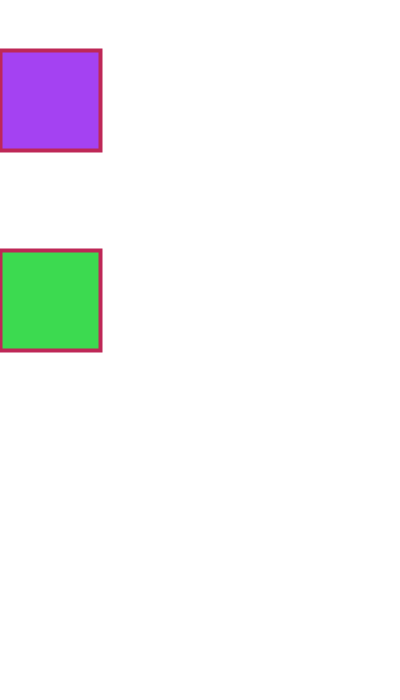
Frame 1 (no input)
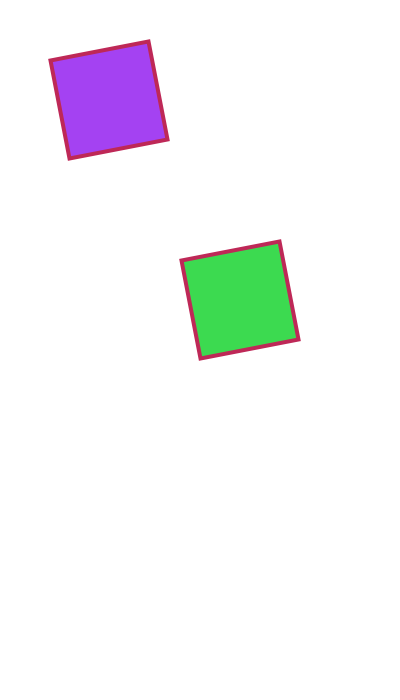
Frame 60 (the mouse pressed at the canvas centre just before this capture)
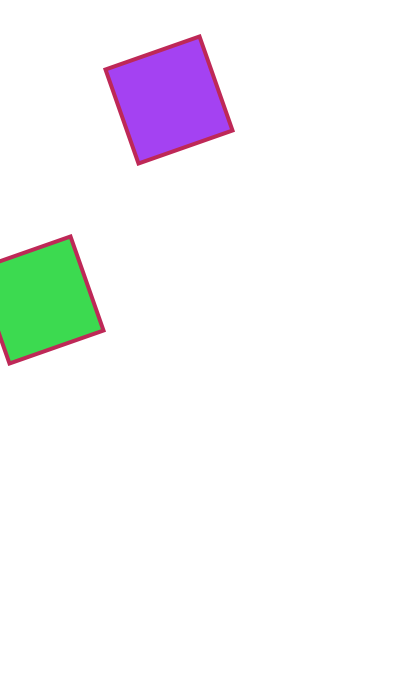
Frame 120 (the mouse held since frame 60 and released just before this capture)

The Processing sketch that drew these frames (run headless with seeded random() and noise(); from frame 60 on, the mouse is pressed at the canvas centre):

// Processing sketch: aula13_g1_ex3
// ── aula13_g1_ex3.pde
//criar uma instancia
Bola bola1, bola2;
void setup() {   
  size(400, 700); 
  //o que é isto da bola1?
  bola1 = new Bola(100,1);
  bola2 = new Bola(300,10);
}
void draw() {
  background(255);
  bola1.desenho();
  bola1.regra();
  bola1.roda();
  bola2.desenho();
  bola2.regra();
  bola2.roda();
}

// ── desenhos.pde
//template
class Bola {
  //dados
  float anda; //variaveis globais dentro da class Bola
  float posicaoY;
  float r,g,b;
  float velocidade;
  float rod;
  //construtor
  Bola(float posY, float mov){
    anda=50;
    posicaoY=posY;
    r = random(255);
    g = random(255);
    b = random(255);
    velocidade = mov;
    rod=0;
  }

  //regras
  void desenho() {
    rectMode(CENTER);
    fill(r, g, b);
    strokeWeight(4);
    stroke(190, 40, 87);
    pushMatrix();
    translate(anda, posicaoY);
    rotate(rod);
    rect(0,0, 100, 100);
    popMatrix();
    rectMode(CORNER);
  }
  void regra() {
    anda=anda+velocidade;
    if ( anda >=400) {
      anda=0;
    }
  }
  void roda(){
    rod=rod+0.05;
  }
}
